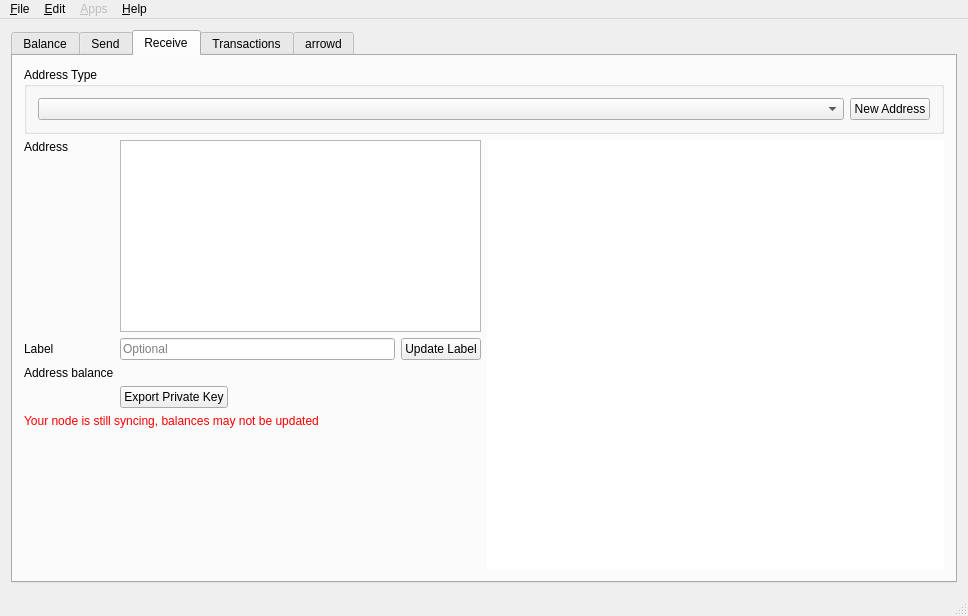
<?xml version="1.0" encoding="UTF-8"?>
<ui version="4.0">
 <class>MainWindow</class>
 <widget class="QMainWindow" name="MainWindow">
  <property name="geometry">
   <rect>
    <x>0</x>
    <y>0</y>
    <width>968</width>
    <height>616</height>
   </rect>
  </property>
  <property name="windowTitle">
   <string notr="true">Quiver</string>
  </property>
  <property name="windowIcon">
   <iconset resource="../application.qrc">
    <normaloff>:/icons/res/icon.ico</normaloff>:/icons/res/icon.ico</iconset>
  </property>
  <widget class="QWidget" name="centralWidget">
   <layout class="QGridLayout" name="gridLayout_3">
    <item row="0" column="0">
     <widget class="QTabWidget" name="tabWidget">
      <property name="currentIndex">
       <number>2</number>
      </property>
      <widget class="QWidget" name="tab">
       <attribute name="title">
        <string>Balance</string>
       </attribute>
       <layout class="QGridLayout" name="gridLayout_2">
        <item row="0" column="0">
         <layout class="QHBoxLayout" name="horizontalLayout_5">
          <item>
           <widget class="QGroupBox" name="groupBox">
            <property name="minimumSize">
             <size>
              <width>250</width>
              <height>0</height>
             </size>
            </property>
            <property name="title">
             <string>Summary</string>
            </property>
            <property name="flat">
             <bool>false</bool>
            </property>
            <layout class="QGridLayout" name="gridLayout">
             <item row="0" column="0">
              <layout class="QVBoxLayout" name="verticalLayout">
               <item>
                <layout class="QHBoxLayout" name="horizontalLayout">
                 <item>
                  <widget class="QLabel" name="label">
                   <property name="sizePolicy">
                    <sizepolicy hsizetype="Minimum" vsizetype="Preferred">
                     <horstretch>0</horstretch>
                     <verstretch>0</verstretch>
                    </sizepolicy>
                   </property>
                   <property name="text">
                    <string>Shielded</string>
                   </property>
                  </widget>
                 </item>
                 <item>
                  <widget class="QLabel" name="balSheilded">
                   <property name="text">
                    <string/>
                   </property>
                   <property name="alignment">
                    <set>Qt::AlignRight|Qt::AlignTrailing|Qt::AlignVCenter</set>
                   </property>
                  </widget>
                 </item>
                </layout>
               </item>
               <item>
                <layout class="QHBoxLayout" name="horizontalLayout_2"/>
               </item>
               <item>
                <widget class="Line" name="line">
                 <property name="orientation">
                  <enum>Qt::Horizontal</enum>
                 </property>
                </widget>
               </item>
               <item>
                <layout class="QHBoxLayout" name="horizontalLayout_3">
                 <item>
                  <widget class="QLabel" name="label_3">
                   <property name="sizePolicy">
                    <sizepolicy hsizetype="Minimum" vsizetype="Preferred">
                     <horstretch>0</horstretch>
                     <verstretch>0</verstretch>
                    </sizepolicy>
                   </property>
                   <property name="font">
                    <font>
                     <weight>75</weight>
                     <bold>true</bold>
                    </font>
                   </property>
                   <property name="text">
                    <string>Total</string>
                   </property>
                  </widget>
                 </item>
                 <item>
                  <widget class="QLabel" name="balTotal">
                   <property name="font">
                    <font>
                     <weight>75</weight>
                     <bold>true</bold>
                    </font>
                   </property>
                   <property name="text">
                    <string/>
                   </property>
                   <property name="alignment">
                    <set>Qt::AlignRight|Qt::AlignTrailing|Qt::AlignVCenter</set>
                   </property>
                  </widget>
                 </item>
                </layout>
               </item>
               <item>
                <spacer name="verticalSpacer">
                 <property name="orientation">
                  <enum>Qt::Vertical</enum>
                 </property>
                 <property name="sizeHint" stdset="0">
                  <size>
                   <width>20</width>
                   <height>40</height>
                  </size>
                 </property>
                </spacer>
               </item>
               <item>
                <widget class="QLabel" name="lblSyncWarning">
                 <property name="styleSheet">
                  <string notr="true">color:red;</string>
                 </property>
                 <property name="text">
                  <string>Your node is still syncing, balances may not be updated</string>
                 </property>
                 <property name="wordWrap">
                  <bool>true</bool>
                 </property>
                </widget>
               </item>
               <item>
                <widget class="QLabel" name="unconfirmedWarning">
                 <property name="sizePolicy">
                  <sizepolicy hsizetype="Minimum" vsizetype="Preferred">
                   <horstretch>0</horstretch>
                   <verstretch>0</verstretch>
                  </sizepolicy>
                 </property>
                 <property name="styleSheet">
                  <string notr="true">color: red;</string>
                 </property>
                 <property name="text">
                  <string>Some transactions are not yet confirmed</string>
                 </property>
                </widget>
               </item>
              </layout>
             </item>
            </layout>
           </widget>
          </item>
          <item>
           <widget class="QGroupBox" name="groupBox_2">
            <property name="sizePolicy">
             <sizepolicy hsizetype="Expanding" vsizetype="Preferred">
              <horstretch>0</horstretch>
              <verstretch>0</verstretch>
             </sizepolicy>
            </property>
            <property name="title">
             <string>Address Balances</string>
            </property>
            <layout class="QHBoxLayout" name="horizontalLayout_4">
             <property name="spacing">
              <number>6</number>
             </property>
             <property name="leftMargin">
              <number>0</number>
             </property>
             <property name="topMargin">
              <number>0</number>
             </property>
             <property name="rightMargin">
              <number>0</number>
             </property>
             <property name="bottomMargin">
              <number>0</number>
             </property>
             <item>
              <widget class="QTableView" name="balancesTable">
               <property name="selectionMode">
                <enum>QAbstractItemView::SingleSelection</enum>
               </property>
               <property name="selectionBehavior">
                <enum>QAbstractItemView::SelectRows</enum>
               </property>
               <property name="cornerButtonEnabled">
                <bool>false</bool>
               </property>
               <attribute name="horizontalHeaderShowSortIndicator" stdset="0">
                <bool>false</bool>
               </attribute>
               <attribute name="horizontalHeaderStretchLastSection">
                <bool>true</bool>
               </attribute>
               <attribute name="verticalHeaderVisible">
                <bool>false</bool>
               </attribute>
              </widget>
             </item>
            </layout>
           </widget>
          </item>
         </layout>
        </item>
       </layout>
      </widget>
      <widget class="QWidget" name="tab_2">
       <attribute name="title">
        <string>Send</string>
       </attribute>
       <layout class="QVBoxLayout" name="verticalLayout_4">
        <item>
         <widget class="QGroupBox" name="groupBox_4">
          <property name="autoFillBackground">
           <bool>false</bool>
          </property>
          <property name="title">
           <string>From</string>
          </property>
          <property name="flat">
           <bool>false</bool>
          </property>
          <layout class="QVBoxLayout" name="verticalLayout_6">
           <item>
            <layout class="QHBoxLayout" name="horizontalLayout_8">
             <item>
              <widget class="AddressCombo" name="inputsCombo"/>
             </item>
            </layout>
           </item>
           <item>
            <layout class="QHBoxLayout" name="horizontalLayout_15">
             <item>
              <widget class="QLabel" name="label_5">
               <property name="text">
                <string>Address Balance</string>
               </property>
              </widget>
             </item>
             <item>
              <widget class="QLineEdit" name="sendAddressBalance">
               <property name="sizePolicy">
                <sizepolicy hsizetype="Preferred" vsizetype="Fixed">
                 <horstretch>0</horstretch>
                 <verstretch>0</verstretch>
                </sizepolicy>
               </property>
               <property name="alignment">
                <set>Qt::AlignRight|Qt::AlignTrailing|Qt::AlignVCenter</set>
               </property>
               <property name="readOnly">
                <bool>true</bool>
               </property>
              </widget>
             </item>
             <item>
              <widget class="QLabel" name="sendAddressBalanceUSD">
               <property name="text">
                <string/>
               </property>
              </widget>
             </item>
             <item>
              <spacer name="horizontalSpacer_6">
               <property name="orientation">
                <enum>Qt::Horizontal</enum>
               </property>
               <property name="sizeHint" stdset="0">
                <size>
                 <width>40</width>
                 <height>20</height>
                </size>
               </property>
              </spacer>
             </item>
            </layout>
           </item>
          </layout>
         </widget>
        </item>
        <item>
         <widget class="QGroupBox" name="groupBox_3">
          <property name="title">
           <string>Send To</string>
          </property>
          <property name="flat">
           <bool>false</bool>
          </property>
          <layout class="QVBoxLayout" name="verticalLayout_3">
           <property name="leftMargin">
            <number>0</number>
           </property>
           <property name="topMargin">
            <number>0</number>
           </property>
           <property name="rightMargin">
            <number>0</number>
           </property>
           <property name="bottomMargin">
            <number>0</number>
           </property>
           <item>
            <widget class="QScrollArea" name="sendToScrollArea">
             <property name="sizeAdjustPolicy">
              <enum>QAbstractScrollArea::AdjustToContents</enum>
             </property>
             <property name="widgetResizable">
              <bool>true</bool>
             </property>
             <widget class="QWidget" name="sendToWidgets">
              <property name="geometry">
               <rect>
                <x>0</x>
                <y>0</y>
                <width>890</width>
                <height>269</height>
               </rect>
              </property>
              <layout class="QVBoxLayout" name="sendToLayout">
               <item>
                <widget class="QGroupBox" name="verticalGroupBox">
                 <property name="title">
                  <string>Recipient</string>
                 </property>
                 <layout class="QVBoxLayout" name="sendAddressLayout">
                  <item>
                   <layout class="QHBoxLayout" name="horizontalLayout_12">
                    <item>
                     <widget class="QLabel" name="label_4">
                      <property name="text">
                       <string>Address</string>
                      </property>
                     </widget>
                    </item>
                    <item>
                     <widget class="QLineEdit" name="Address1">
                      <property name="placeholderText">
                       <string>Address</string>
                      </property>
                     </widget>
                    </item>
                    <item>
                     <widget class="QPushButton" name="AddressBook1">
                      <property name="text">
                       <string>Address Book</string>
                      </property>
                     </widget>
                    </item>
                   </layout>
                  </item>
                  <item>
                   <layout class="QHBoxLayout" name="horizontalLayout_13">
                    <item>
                     <widget class="QLabel" name="label_6">
                      <property name="text">
                       <string>Amount</string>
                      </property>
                     </widget>
                    </item>
                    <item>
                     <widget class="QLineEdit" name="Amount1">
                      <property name="baseSize">
                       <size>
                        <width>200</width>
                        <height>0</height>
                       </size>
                      </property>
                      <property name="alignment">
                       <set>Qt::AlignRight|Qt::AlignTrailing|Qt::AlignVCenter</set>
                      </property>
                      <property name="placeholderText">
                       <string>Amount</string>
                      </property>
                     </widget>
                    </item>
                    <item>
                     <widget class="QLabel" name="AmtUSD1">
                      <property name="text">
                       <string/>
                      </property>
                     </widget>
                    </item>
                    <item>
                     <widget class="QCheckBox" name="Max1">
                      <property name="text">
                       <string>Max Available</string>
                      </property>
                     </widget>
                    </item>
                    <item>
                     <spacer name="horizontalSpacer_4">
                      <property name="orientation">
                       <enum>Qt::Horizontal</enum>
                      </property>
                      <property name="sizeHint" stdset="0">
                       <size>
                        <width>40</width>
                        <height>20</height>
                       </size>
                      </property>
                     </spacer>
                    </item>
                    <item>
                     <widget class="QPushButton" name="MemoBtn1">
                      <property name="enabled">
                       <bool>true</bool>
                      </property>
                      <property name="toolTip">
                       <string/>
                      </property>
                      <property name="text">
                       <string>Memo</string>
                      </property>
                     </widget>
                    </item>
                   </layout>
                  </item>
                  <item>
                   <widget class="QLabel" name="MemoTxt1">
                    <property name="font">
                     <font>
                      <pointsize>10</pointsize>
                     </font>
                    </property>
                    <property name="text">
                     <string/>
                    </property>
                    <property name="wordWrap">
                     <bool>true</bool>
                    </property>
                   </widget>
                  </item>
                 </layout>
                </widget>
               </item>
               <item>
                <layout class="QHBoxLayout" name="horizontalLayout_7">
                 <item>
                  <spacer name="horizontalSpacer_2">
                   <property name="orientation">
                    <enum>Qt::Horizontal</enum>
                   </property>
                   <property name="sizeHint" stdset="0">
                    <size>
                     <width>40</width>
                     <height>20</height>
                    </size>
                   </property>
                  </spacer>
                 </item>
                 <item>
                  <widget class="QPushButton" name="addAddressButton">
                   <property name="baseSize">
                    <size>
                     <width>200</width>
                     <height>0</height>
                    </size>
                   </property>
                   <property name="text">
                    <string>Add Recipient</string>
                   </property>
                  </widget>
                 </item>
                 <item>
                  <spacer name="horizontalSpacer_3">
                   <property name="orientation">
                    <enum>Qt::Horizontal</enum>
                   </property>
                   <property name="sizeHint" stdset="0">
                    <size>
                     <width>40</width>
                     <height>20</height>
                    </size>
                   </property>
                  </spacer>
                 </item>
                </layout>
               </item>
               <item>
                <spacer name="verticalSpacer_2">
                 <property name="orientation">
                  <enum>Qt::Vertical</enum>
                 </property>
                 <property name="sizeHint" stdset="0">
                  <size>
                   <width>20</width>
                   <height>40</height>
                  </size>
                 </property>
                </spacer>
               </item>
              </layout>
             </widget>
            </widget>
           </item>
          </layout>
         </widget>
        </item>
        <item>
         <layout class="QHBoxLayout" name="layoutSendRecurring">
          <item>
           <widget class="QCheckBox" name="chkRecurring">
            <property name="text">
             <string>Recurring payment</string>
            </property>
           </widget>
          </item>
          <item>
           <widget class="QLabel" name="lblRecurDesc">
            <property name="text">
             <string>Every month, starting 12-May-2012, for 6 payments</string>
            </property>
           </widget>
          </item>
          <item>
           <widget class="QPushButton" name="btnRecurSchedule">
            <property name="text">
             <string>Edit Schedule</string>
            </property>
            <property name="checkable">
             <bool>false</bool>
            </property>
            <property name="checked">
             <bool>false</bool>
            </property>
           </widget>
          </item>
          <item>
           <spacer name="horizontalSpacer_7">
            <property name="orientation">
             <enum>Qt::Horizontal</enum>
            </property>
            <property name="sizeHint" stdset="0">
             <size>
              <width>40</width>
              <height>20</height>
             </size>
            </property>
           </spacer>
          </item>
         </layout>
        </item>
        <item>
         <layout class="QHBoxLayout" name="horizontalLayout_6">
          <item>
           <widget class="QLabel" name="minerFeeLabel">
            <property name="text">
             <string>Miner Fee</string>
            </property>
           </widget>
          </item>
          <item>
           <widget class="QLineEdit" name="minerFeeAmt">
            <property name="sizePolicy">
             <sizepolicy hsizetype="Preferred" vsizetype="Fixed">
              <horstretch>0</horstretch>
              <verstretch>0</verstretch>
             </sizepolicy>
            </property>
            <property name="text">
             <string>0</string>
            </property>
           </widget>
          </item>
          <item>
           <widget class="QLabel" name="lblMinerFeeUSD">
            <property name="text">
             <string/>
            </property>
           </widget>
          </item>
          <item>
           <widget class="QLabel" name="label_17">
            <property name="text">
             <string notr="true"/>
            </property>
           </widget>
          </item>
          <item>
           <spacer name="horizontalSpacer">
            <property name="orientation">
             <enum>Qt::Horizontal</enum>
            </property>
            <property name="sizeHint" stdset="0">
             <size>
              <width>40</width>
              <height>20</height>
             </size>
            </property>
           </spacer>
          </item>
          <item>
           <widget class="QPushButton" name="sendTransactionButton">
            <property name="baseSize">
             <size>
              <width>100</width>
              <height>0</height>
             </size>
            </property>
            <property name="text">
             <string>Send</string>
            </property>
            <property name="flat">
             <bool>false</bool>
            </property>
           </widget>
          </item>
          <item>
           <widget class="QPushButton" name="cancelSendButton">
            <property name="baseSize">
             <size>
              <width>100</width>
              <height>0</height>
             </size>
            </property>
            <property name="text">
             <string>Cancel</string>
            </property>
           </widget>
          </item>
         </layout>
        </item>
       </layout>
      </widget>
      <widget class="QWidget" name="tab_3">
       <attribute name="title">
        <string>Receive</string>
       </attribute>
       <layout class="QVBoxLayout" name="verticalLayout_5">
        <item>
         <layout class="QVBoxLayout" name="verticalLayout_8">
          <item>
           <widget class="QGroupBox" name="groupBox_6">
            <property name="title">
             <string>Address Type</string>
            </property>
            <property name="flat">
             <bool>false</bool>
            </property>
            <property name="checkable">
             <bool>false</bool>
            </property>
            <layout class="QVBoxLayout" name="verticalLayout_9">
             <item>
              <layout class="QHBoxLayout" name="horizontalLayout_9"/>
             </item>
             <item>
              <layout class="QHBoxLayout" name="horizontalLayout_10">
               <item>
                <widget class="AddressCombo" name="listRecieveAddresses">
                 <property name="sizePolicy">
                  <sizepolicy hsizetype="Expanding" vsizetype="Fixed">
                   <horstretch>0</horstretch>
                   <verstretch>0</verstretch>
                  </sizepolicy>
                 </property>
                 <property name="duplicatesEnabled">
                  <bool>false</bool>
                 </property>
                </widget>
               </item>
               <item>
                <widget class="QPushButton" name="btnRecieveNewAddr">
                 <property name="text">
                  <string>New Address</string>
                 </property>
                </widget>
               </item>
              </layout>
             </item>
            </layout>
           </widget>
          </item>
          <item>
           <layout class="QHBoxLayout" name="horizontalLayout_11">
            <item>
             <layout class="QVBoxLayout" name="verticalLayout_10">
              <item>
               <layout class="QGridLayout" name="gridLayout_4">
                <item row="1" column="0">
                 <widget class="QLabel" name="label_7">
                  <property name="text">
                   <string>Label</string>
                  </property>
                 </widget>
                </item>
                <item row="1" column="2">
                 <widget class="QPushButton" name="rcvUpdateLabel">
                  <property name="text">
                   <string>Update Label</string>
                  </property>
                 </widget>
                </item>
                <item row="2" column="1" colspan="2">
                 <widget class="QLabel" name="rcvBal">
                  <property name="text">
                   <string/>
                  </property>
                 </widget>
                </item>
                <item row="2" column="0">
                 <widget class="QLabel" name="label_21">
                  <property name="text">
                   <string>Address balance</string>
                  </property>
                 </widget>
                </item>
                <item row="1" column="1">
                 <widget class="QLineEdit" name="rcvLabel">
                  <property name="maxLength">
                   <number>40</number>
                  </property>
                  <property name="placeholderText">
                   <string>Optional</string>
                  </property>
                 </widget>
                </item>
                <item row="0" column="1" colspan="2">
                 <widget class="QPlainTextEdit" name="txtRecieve">
                  <property name="sizePolicy">
                   <sizepolicy hsizetype="Expanding" vsizetype="Preferred">
                    <horstretch>0</horstretch>
                    <verstretch>0</verstretch>
                   </sizepolicy>
                  </property>
                  <property name="readOnly">
                   <bool>true</bool>
                  </property>
                 </widget>
                </item>
                <item row="3" column="1" colspan="2">
                 <layout class="QHBoxLayout" name="horizontalLayout_16">
                  <item>
                   <widget class="QPushButton" name="exportKey">
                    <property name="text">
                     <string>Export Private Key</string>
                    </property>
                   </widget>
                  </item>
                  <item>
                   <spacer name="horizontalSpacer_5">
                    <property name="orientation">
                     <enum>Qt::Horizontal</enum>
                    </property>
                    <property name="sizeHint" stdset="0">
                     <size>
                      <width>40</width>
                      <height>20</height>
                     </size>
                    </property>
                   </spacer>
                  </item>
                 </layout>
                </item>
                <item row="0" column="0">
                 <widget class="QLabel" name="label_10">
                  <property name="text">
                   <string>Address</string>
                  </property>
                  <property name="alignment">
                   <set>Qt::AlignLeading|Qt::AlignLeft|Qt::AlignTop</set>
                  </property>
                 </widget>
                </item>
               </layout>
              </item>
              <item>
               <widget class="QLabel" name="lblSyncWarningReceive">
                <property name="styleSheet">
                 <string notr="true">color: red;</string>
                </property>
                <property name="text">
                 <string>Your node is still syncing, balances may not be updated</string>
                </property>
               </widget>
              </item>
              <item>
               <spacer name="verticalSpacer_5">
                <property name="orientation">
                 <enum>Qt::Vertical</enum>
                </property>
                <property name="sizeHint" stdset="0">
                 <size>
                  <width>20</width>
                  <height>40</height>
                 </size>
                </property>
               </spacer>
              </item>
             </layout>
            </item>
            <item>
             <widget class="QRCodeLabel" name="qrcodeDisplay">
              <property name="sizePolicy">
               <sizepolicy hsizetype="Expanding" vsizetype="Expanding">
                <horstretch>0</horstretch>
                <verstretch>0</verstretch>
               </sizepolicy>
              </property>
              <property name="styleSheet">
               <string notr="true">background-color: #fff</string>
              </property>
              <property name="text">
               <string/>
              </property>
             </widget>
            </item>
           </layout>
          </item>
         </layout>
        </item>
       </layout>
      </widget>
      <widget class="QWidget" name="tab_4">
       <attribute name="title">
        <string>Transactions</string>
       </attribute>
       <layout class="QVBoxLayout" name="verticalLayout_2">
        <item>
         <widget class="QTableView" name="transactionsTable">
          <property name="selectionMode">
           <enum>QAbstractItemView::SingleSelection</enum>
          </property>
          <property name="selectionBehavior">
           <enum>QAbstractItemView::SelectRows</enum>
          </property>
         </widget>
        </item>
       </layout>
      </widget>
      <widget class="QWidget" name="tab_5">
       <attribute name="title">
        <string notr="true">arrowd</string>
       </attribute>
       <layout class="QVBoxLayout" name="verticalLayout_7">
        <item>
         <layout class="QHBoxLayout" name="horizontalLayout_14">
          <item>
           <widget class="FilledIconLabel" name="zcashdlogo">
            <property name="sizePolicy">
             <sizepolicy hsizetype="Expanding" vsizetype="Expanding">
              <horstretch>0</horstretch>
              <verstretch>0</verstretch>
             </sizepolicy>
            </property>
            <property name="text">
             <string/>
            </property>
            <property name="scaledContents">
             <bool>false</bool>
            </property>
           </widget>
          </item>
          <item>
           <widget class="QGroupBox" name="groupBox_5">
            <property name="title">
             <string/>
            </property>
            <layout class="QGridLayout" name="gridLayout_5">
             <item row="5" column="0" colspan="3">
              <widget class="QLabel" name="label_14">
               <property name="text">
                <string>You are currently not mining</string>
               </property>
              </widget>
             </item>
             <item row="6" column="0">
              <spacer name="verticalSpacer_4">
               <property name="orientation">
                <enum>Qt::Vertical</enum>
               </property>
               <property name="sizeHint" stdset="0">
                <size>
                 <width>20</width>
                 <height>40</height>
                </size>
               </property>
              </spacer>
             </item>
             <item row="2" column="2">
              <widget class="QLabel" name="numconnections">
               <property name="text">
                <string>Loading...</string>
               </property>
              </widget>
             </item>
             <item row="1" column="0">
              <widget class="QLabel" name="heightLabel">
               <property name="text">
                <string>Block height</string>
               </property>
              </widget>
             </item>
             <item row="3" column="2">
              <widget class="QLabel" name="solrate">
               <property name="text">
                <string>Loading...</string>
               </property>
              </widget>
             </item>
             <item row="3" column="0">
              <widget class="QLabel" name="label_12">
               <property name="text">
                <string>Network solution rate</string>
               </property>
              </widget>
             </item>
             <item row="2" column="0">
              <widget class="QLabel" name="label_8">
               <property name="text">
                <string>Connections</string>
               </property>
              </widget>
             </item>
             <item row="1" column="2">
              <widget class="QLabel" name="blockheight">
               <property name="text">
                <string>Loading...</string>
               </property>
              </widget>
             </item>
             <item row="4" column="0" colspan="3">
              <widget class="Line" name="line_2">
               <property name="orientation">
                <enum>Qt::Horizontal</enum>
               </property>
              </widget>
             </item>
             <item row="0" column="0">
              <spacer name="verticalSpacer_3">
               <property name="orientation">
                <enum>Qt::Vertical</enum>
               </property>
               <property name="sizeHint" stdset="0">
                <size>
                 <width>20</width>
                 <height>40</height>
                </size>
               </property>
              </spacer>
             </item>
             <item row="3" column="1">
              <widget class="QLabel" name="label_9">
               <property name="text">
                <string>|</string>
               </property>
              </widget>
             </item>
             <item row="2" column="1">
              <widget class="QLabel" name="label_11">
               <property name="text">
                <string>|</string>
               </property>
              </widget>
             </item>
             <item row="1" column="1">
              <widget class="QLabel" name="label_13">
               <property name="text">
                <string>|</string>
               </property>
              </widget>
             </item>
            </layout>
           </widget>
          </item>
         </layout>
        </item>
       </layout>
      </widget>
     </widget>
    </item>
   </layout>
  </widget>
  <widget class="QMenuBar" name="menuBar">
   <property name="geometry">
    <rect>
     <x>0</x>
     <y>0</y>
     <width>968</width>
     <height>22</height>
    </rect>
   </property>
   <widget class="QMenu" name="menuFile">
    <property name="title">
     <string>&amp;File</string>
    </property>
    <addaction name="actionRequest_zcash"/>
    <addaction name="actionPay_URI"/>
    <addaction name="separator"/>
    <addaction name="actionImport_Private_Key"/>
    <addaction name="actionExport_All_Private_Keys"/>
    <addaction name="actionBackup_wallet_dat"/>
    <addaction name="separator"/>
    <addaction name="actionExport_transactions"/>
    <addaction name="separator"/>
    <addaction name="actionExit"/>
   </widget>
   <widget class="QMenu" name="menuHelp">
    <property name="title">
     <string>&amp;Help</string>
    </property>
    <addaction name="actionDonate"/>
    <addaction name="actionCheck_for_Updates"/>
    <addaction name="actionAbout"/>
    <addaction name="actionShow_Debug"/>
   </widget>
   <widget class="QMenu" name="menuApps">
    <property name="enabled">
     <bool>false</bool>
    </property>
    <property name="title">
     <string>&amp;Apps</string>
    </property>
    <addaction name="actionConnect_Mobile_App"/>
    <addaction name="separator"/>
   </widget>
   <widget class="QMenu" name="menu_Edit">
    <property name="title">
     <string>&amp;Edit</string>
    </property>
    <addaction name="action_Address_Book"/>
    <addaction name="actionSettings"/>
    <addaction name="action_Recurring_Payments"/>
   </widget>
   <addaction name="menuFile"/>
   <addaction name="menu_Edit"/>
   <addaction name="menuApps"/>
   <addaction name="menuHelp"/>
  </widget>
  <widget class="QStatusBar" name="statusBar"/>
  <action name="actionExit">
   <property name="text">
    <string>E&amp;xit</string>
   </property>
  </action>
  <action name="actionAbout">
   <property name="text">
    <string>&amp;About</string>
   </property>
  </action>
  <action name="actionSettings">
   <property name="text">
    <string>&amp;Settings</string>
   </property>
   <property name="shortcut">
    <string>Ctrl+P</string>
   </property>
  </action>
  <action name="actionDonate">
   <property name="text">
    <string>&amp;Donate</string>
   </property>
  </action>
  <action name="actionCheck_for_Updates">
   <property name="enabled">
    <bool>false</bool>
   </property>
   <property name="text">
    <string>Check github.com for &amp;updates</string>
   </property>
  </action>
  <action name="actionImport_Private_Key">
   <property name="text">
    <string>&amp;Import private key</string>
   </property>
  </action>
  <action name="actionExport_All_Private_Keys">
   <property name="text">
    <string>&amp;Export all private keys</string>
   </property>
  </action>
  <action name="action_Address_Book">
   <property name="text">
    <string>Address &amp;book</string>
   </property>
   <property name="shortcut">
    <string>Ctrl+B</string>
   </property>
  </action>
  <action name="actionBackup_wallet_dat">
   <property name="text">
    <string>&amp;Backup wallet.dat</string>
   </property>
  </action>
  <action name="actionExport_transactions">
   <property name="text">
    <string>Export transactions</string>
   </property>
  </action>
  <action name="actionPay_URI">
   <property name="text">
    <string>Pay Arrow &amp;URI...</string>
   </property>
  </action>
  <action name="actionConnect_Mobile_App">
   <property name="enabled">
    <bool>true</bool>
   </property>
   <property name="text">
    <string>Connect mobile &amp;app</string>
   </property>
   <property name="shortcut">
    <string>Ctrl+M</string>
   </property>
  </action>
  <action name="action_Recurring_Payments">
   <property name="text">
    <string>&amp;Recurring Payments</string>
   </property>
  </action>
  <action name="actionRequest_zcash">
   <property name="text">
    <string>Request Arrow...</string>
   </property>
  </action>
  <action name="actionShow_Debug">
   <property name="text">
    <string>Show Debug...</string>
   </property>
  </action>
 </widget>
 <layoutdefault spacing="6" margin="11"/>
 <customwidgets>
  <customwidget>
   <class>FilledIconLabel</class>
   <extends>QLabel</extends>
   <header>fillediconlabel.h</header>
  </customwidget>
  <customwidget>
   <class>AddressCombo</class>
   <extends>QComboBox</extends>
   <header>addresscombo.h</header>
  </customwidget>
  <customwidget>
   <class>QRCodeLabel</class>
   <extends>QLabel</extends>
   <header>qrcodelabel.h</header>
  </customwidget>
 </customwidgets>
 <tabstops>
  <tabstop>tabWidget</tabstop>
  <tabstop>inputsCombo</tabstop>
  <tabstop>Address1</tabstop>
  <tabstop>Amount1</tabstop>
  <tabstop>Max1</tabstop>
  <tabstop>AddressBook1</tabstop>
  <tabstop>MemoBtn1</tabstop>
  <tabstop>addAddressButton</tabstop>
  <tabstop>sendTransactionButton</tabstop>
  <tabstop>cancelSendButton</tabstop>
  <tabstop>listRecieveAddresses</tabstop>
  <tabstop>btnRecieveNewAddr</tabstop>
  <tabstop>txtRecieve</tabstop>
  <tabstop>rcvLabel</tabstop>
  <tabstop>rcvUpdateLabel</tabstop>
  <tabstop>transactionsTable</tabstop>
  <tabstop>balancesTable</tabstop>
  <tabstop>minerFeeAmt</tabstop>
  <tabstop>sendAddressBalance</tabstop>
  <tabstop>sendToScrollArea</tabstop>
 </tabstops>
 <resources>
  <include location="../application.qrc"/>
 </resources>
 <connections/>
</ui>
